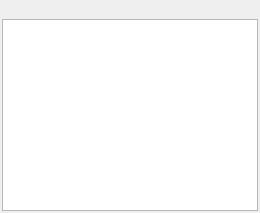
<?xml version="1.0" encoding="UTF-8"?>
<ui version="4.0">
 <class>WatchWidget</class>
 <widget class="QWidget" name="WatchWidget">
  <layout class="QVBoxLayout" name="mainLayout">
   <property name="spacing">
    <number>0</number>
   </property>
   <property name="leftMargin">
    <number>2</number>
   </property>
   <property name="topMargin">
    <number>2</number>
   </property>
   <property name="rightMargin">
    <number>2</number>
   </property>
   <property name="bottomMargin">
    <number>2</number>
   </property>
   <item>
    <widget class="QToolBar" name="toolbar">
     <property name="toolButtonStyle">
      <enum>Qt::ToolButtonTextBesideIcon</enum>
     </property>
    </widget>
   </item>
   <item>
    <widget class="QTableWidget" name="table">
     <property name="tabKeyNavigation">
      <bool>false</bool>
     </property>
     <property name="contextMenuPolicy">
      <enum>Qt::CustomContextMenu</enum>
     </property>
     <property name="selectionMode">
      <enum>QAbstractItemView::ExtendedSelection</enum>
     </property>
     <property name="selectionBehavior">
      <enum>QAbstractItemView::SelectRows</enum>
     </property>
    </widget>
   </item>
  </layout>
 </widget>
 <resources/>
 <connections/>
</ui>
